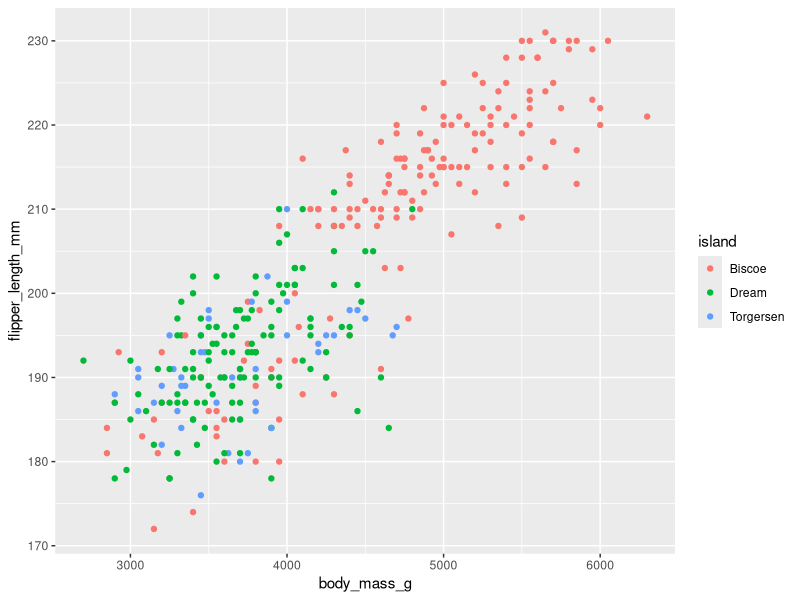
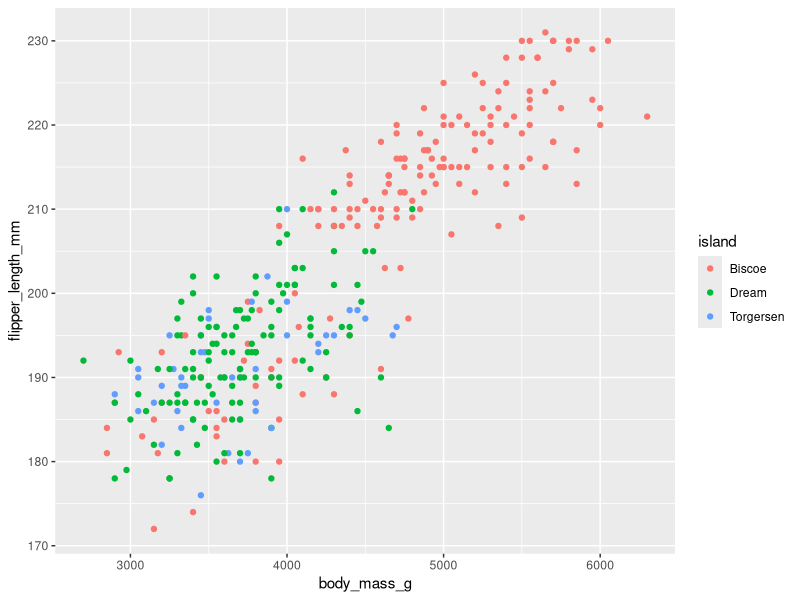
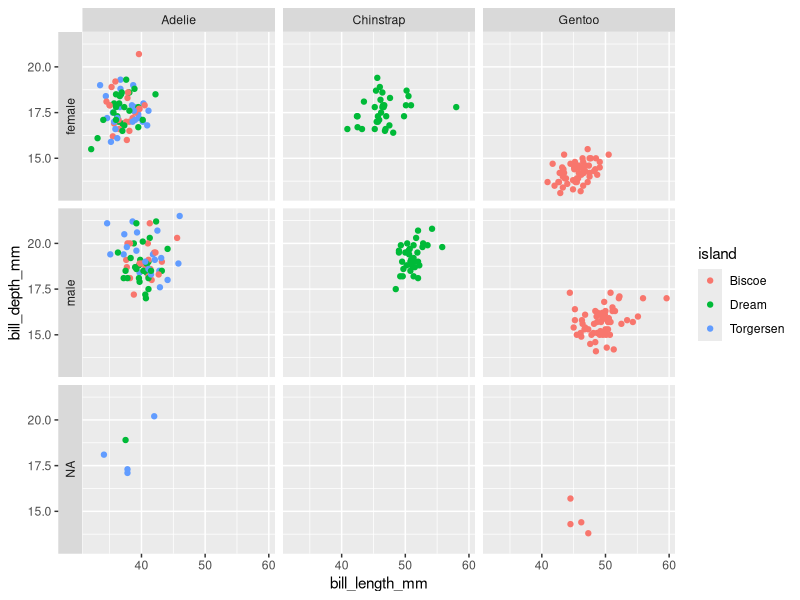
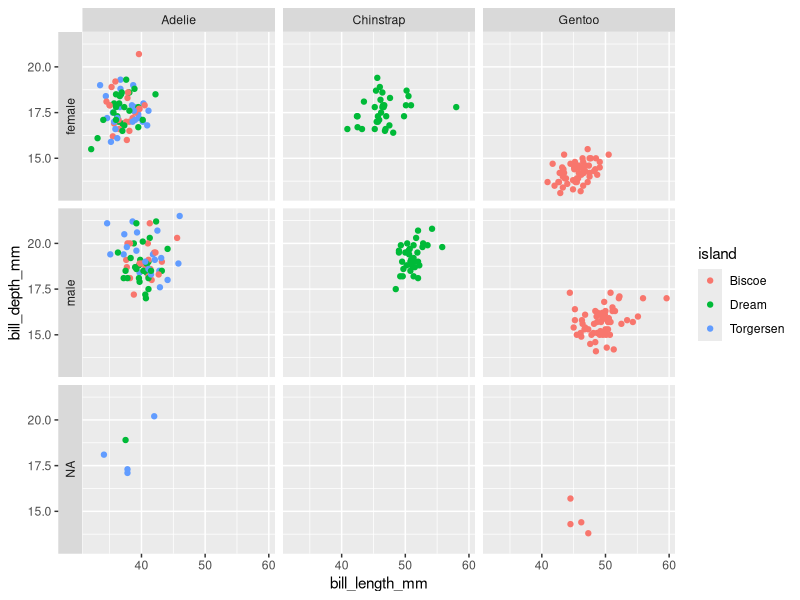

Reproduce these figures in R, in order.
## ---- chunk 1
knitr::opts_chunk$set(echo = TRUE)
library(tidyverse)
library(palmerpenguins)
## ---- chunk 2
p1 <- penguins |> ggplot(aes(body_mass_g, flipper_length_mm, color = island)) + 
  geom_point()
p1
## ---- chunk 3
p1 + theme()
## ---- chunk 4
p2 <- penguins |> ggplot(aes(bill_length_mm, bill_depth_mm, color = island)) + 
  geom_point() + 
  facet_grid(sex ~ species, switch="y")  # try switch = "x", "y", or "both"; this controls where the strip labels are shown
p2
## ---- chunk 5
p2 + theme()
